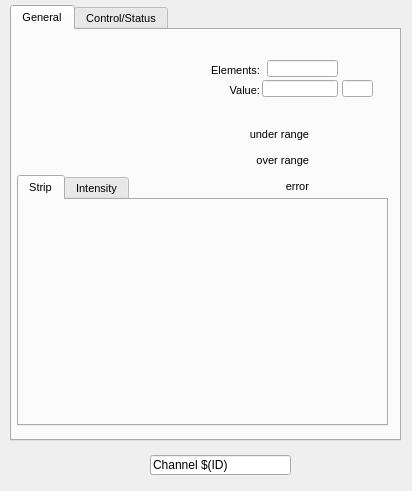
<?xml version="1.0" encoding="UTF-8"?>
<ui version="4.0">
 <class>Form</class>
 <widget class="QWidget" name="Form">
  <property name="geometry">
   <rect>
    <x>0</x>
    <y>0</y>
    <width>412</width>
    <height>491</height>
   </rect>
  </property>
  <property name="sizePolicy">
   <sizepolicy hsizetype="Preferred" vsizetype="Preferred">
    <horstretch>0</horstretch>
    <verstretch>0</verstretch>
   </sizepolicy>
  </property>
  <property name="font">
   <font>
    <pointsize>9</pointsize>
   </font>
  </property>
  <property name="windowTitle">
   <string>Form</string>
  </property>
  <widget class="QTabWidget" name="tabWidget">
   <property name="geometry">
    <rect>
     <x>10</x>
     <y>5</y>
     <width>391</width>
     <height>436</height>
    </rect>
   </property>
   <property name="sizePolicy">
    <sizepolicy hsizetype="Fixed" vsizetype="Fixed">
     <horstretch>0</horstretch>
     <verstretch>0</verstretch>
    </sizepolicy>
   </property>
   <property name="font">
    <font>
     <pointsize>8</pointsize>
    </font>
   </property>
   <property name="currentIndex">
    <number>0</number>
   </property>
   <widget class="QWidget" name="tab">
    <property name="sizePolicy">
     <sizepolicy hsizetype="Fixed" vsizetype="Fixed">
      <horstretch>0</horstretch>
      <verstretch>0</verstretch>
     </sizepolicy>
    </property>
    <attribute name="title">
     <string>General</string>
    </attribute>
    <widget class="caFrame" name="caframe_4">
     <property name="geometry">
      <rect>
       <x>195</x>
       <y>85</y>
       <width>136</width>
       <height>80</height>
      </rect>
     </property>
     <property name="macro">
      <string notr="true">CH=$(ID),IOC=$(IOC),MasterID=$(MasterID),SlaveID=$(SlaveID),HWType=$(HWType)</string>
     </property>
     <layout class="QGridLayout" name="gridLayout_9">
      <property name="leftMargin">
       <number>2</number>
      </property>
      <property name="topMargin">
       <number>2</number>
      </property>
      <property name="rightMargin">
       <number>2</number>
      </property>
      <property name="bottomMargin">
       <number>2</number>
      </property>
      <property name="spacing">
       <number>2</number>
      </property>
      <item row="0" column="0">
       <layout class="QGridLayout" name="gridLayout_3" columnstretch="10,3">
        <property name="spacing">
         <number>2</number>
        </property>
        <item row="1" column="0">
         <widget class="caLabel" name="calabel_10">
          <property name="toolTip">
           <string/>
          </property>
          <property name="text">
           <string>over range</string>
          </property>
          <property name="textFormat">
           <enum>Qt::PlainText</enum>
          </property>
          <property name="alignment">
           <set>Qt::AlignBottom|Qt::AlignRight|Qt::AlignTrailing</set>
          </property>
         </widget>
        </item>
        <item row="0" column="1">
         <widget class="caLed" name="caled_9">
          <property name="toolTip">
           <string>&lt;html&gt;&lt;head/&gt;&lt;body&gt;&lt;p&gt;E-Bus Power Status&lt;/p&gt;&lt;/body&gt;&lt;/html&gt;</string>
          </property>
          <property name="rectangular">
           <bool>true</bool>
          </property>
          <property name="gradientEnabled">
           <bool>false</bool>
          </property>
          <property name="ledWidth">
           <number>16</number>
          </property>
          <property name="ledHeight">
           <number>16</number>
          </property>
          <property name="channel" stdset="0">
           <string notr="true">$(IOC):m$(MasterID)s$(SlaveID)-AI0$(CH)-UndrLimAlrm</string>
          </property>
          <property name="colorMode">
           <enum>caLed::Static</enum>
          </property>
          <property name="falseColor">
           <color>
            <red>170</red>
            <green>0</green>
            <blue>0</blue>
           </color>
          </property>
          <property name="trueColor">
           <color>
            <red>0</red>
            <green>85</green>
            <blue>0</blue>
           </color>
          </property>
          <property name="trueValue">
           <string notr="true">0</string>
          </property>
          <property name="falseValue">
           <string notr="true">1</string>
          </property>
         </widget>
        </item>
        <item row="2" column="1">
         <widget class="caLed" name="caled_10">
          <property name="toolTip">
           <string/>
          </property>
          <property name="rectangular">
           <bool>true</bool>
          </property>
          <property name="gradientEnabled">
           <bool>false</bool>
          </property>
          <property name="ledWidth">
           <number>16</number>
          </property>
          <property name="ledHeight">
           <number>16</number>
          </property>
          <property name="channel" stdset="0">
           <string notr="true">$(IOC):m$(MasterID)s$(SlaveID)-AI0$(CH)-ErrAlrm</string>
          </property>
          <property name="colorMode">
           <enum>caLed::Static</enum>
          </property>
          <property name="falseColor">
           <color>
            <red>170</red>
            <green>0</green>
            <blue>0</blue>
           </color>
          </property>
          <property name="trueColor">
           <color>
            <red>0</red>
            <green>85</green>
            <blue>0</blue>
           </color>
          </property>
          <property name="trueValue">
           <string notr="true">0</string>
          </property>
          <property name="falseValue">
           <string notr="true">1</string>
          </property>
         </widget>
        </item>
        <item row="2" column="0">
         <widget class="caLabel" name="calabel_11">
          <property name="toolTip">
           <string/>
          </property>
          <property name="text">
           <string>error</string>
          </property>
          <property name="textFormat">
           <enum>Qt::PlainText</enum>
          </property>
          <property name="alignment">
           <set>Qt::AlignBottom|Qt::AlignRight|Qt::AlignTrailing</set>
          </property>
         </widget>
        </item>
        <item row="0" column="0">
         <widget class="caLabel" name="calabel_12">
          <property name="toolTip">
           <string/>
          </property>
          <property name="text">
           <string>under range</string>
          </property>
          <property name="textFormat">
           <enum>Qt::PlainText</enum>
          </property>
          <property name="alignment">
           <set>Qt::AlignBottom|Qt::AlignRight|Qt::AlignTrailing</set>
          </property>
         </widget>
        </item>
        <item row="1" column="1">
         <widget class="caLed" name="caled_11">
          <property name="toolTip">
           <string/>
          </property>
          <property name="rectangular">
           <bool>true</bool>
          </property>
          <property name="gradientEnabled">
           <bool>false</bool>
          </property>
          <property name="ledWidth">
           <number>16</number>
          </property>
          <property name="ledHeight">
           <number>16</number>
          </property>
          <property name="channel" stdset="0">
           <string notr="true">$(IOC):m$(MasterID)s$(SlaveID)-AI0$(CH)-OvrLimAlrm</string>
          </property>
          <property name="colorMode">
           <enum>caLed::Static</enum>
          </property>
          <property name="falseColor">
           <color>
            <red>170</red>
            <green>0</green>
            <blue>0</blue>
           </color>
          </property>
          <property name="trueColor">
           <color>
            <red>0</red>
            <green>85</green>
            <blue>0</blue>
           </color>
          </property>
          <property name="trueValue">
           <string notr="true">0</string>
          </property>
          <property name="falseValue">
           <string notr="true">1</string>
          </property>
         </widget>
        </item>
       </layout>
      </item>
     </layout>
    </widget>
    <widget class="QTabWidget" name="tabWidget_2">
     <property name="geometry">
      <rect>
       <x>5</x>
       <y>145</y>
       <width>371</width>
       <height>251</height>
      </rect>
     </property>
     <property name="currentIndex">
      <number>0</number>
     </property>
     <widget class="QWidget" name="tab_3">
      <attribute name="title">
       <string>Strip</string>
      </attribute>
      <widget class="caStripPlot" name="castripplot">
       <property name="geometry">
        <rect>
         <x>5</x>
         <y>30</y>
         <width>361</width>
         <height>161</height>
        </rect>
       </property>
       <property name="Title" stdset="0">
        <string notr="true"/>
       </property>
       <property name="channels" stdset="0">
        <string>$(IOC):m$(MasterID)s$(SlaveID)-AI0$(ID)-Arr</string>
       </property>
       <property name="YAxisScaling" stdset="0">
        <enum>caStripPlot::autoScale</enum>
       </property>
       <property name="foreground">
        <color>
         <red>238</red>
         <green>238</green>
         <blue>236</blue>
        </color>
       </property>
      </widget>
     </widget>
     <widget class="QWidget" name="tab_4">
      <attribute name="title">
       <string>Intensity</string>
      </attribute>
      <widget class="caWaterfallPlot" name="cawaterfallplot">
       <property name="geometry">
        <rect>
         <x>10</x>
         <y>35</y>
         <width>351</width>
         <height>166</height>
        </rect>
       </property>
       <property name="channel" stdset="0">
        <string notr="true">$(IOC):m$(MasterID)s$(SlaveID)-AI0$(ID)-Arr</string>
       </property>
       <property name="NumberOfTraces" stdset="0">
        <number>1</number>
       </property>
       <property name="IntensityMax">
        <double>32000.000000000000000</double>
       </property>
       <property name="IntensityMin">
        <double>32000.000000000000000</double>
       </property>
       <property name="XaxisEnabled">
        <bool>true</bool>
       </property>
       <property name="YaxisEnabled">
        <bool>false</bool>
       </property>
      </widget>
     </widget>
    </widget>
    <widget class="caLineEdit" name="calineedit_10">
     <property name="geometry">
      <rect>
       <x>255</x>
       <y>30</y>
       <width>71</width>
       <height>17</height>
      </rect>
     </property>
     <property name="alignment">
      <set>Qt::AlignRight|Qt::AlignTrailing|Qt::AlignVCenter</set>
     </property>
     <property name="channel" stdset="0">
      <string notr="true">$(IOC):m$(MasterID)s$(SlaveID)-AI0$(ID)-Arr.NELM</string>
     </property>
     <property name="background">
      <color alpha="0">
       <red>160</red>
       <green>160</green>
       <blue>164</blue>
      </color>
     </property>
     <property name="colorMode">
      <enum>caLineEdit::Static</enum>
     </property>
     <property name="precisionMode">
      <enum>caLineEdit::Channel</enum>
     </property>
    </widget>
    <widget class="caLabel" name="calabel_13">
     <property name="geometry">
      <rect>
       <x>150</x>
       <y>30</y>
       <width>98</width>
       <height>17</height>
      </rect>
     </property>
     <property name="toolTip">
      <string/>
     </property>
     <property name="text">
      <string>Elements:</string>
     </property>
     <property name="textFormat">
      <enum>Qt::PlainText</enum>
     </property>
     <property name="alignment">
      <set>Qt::AlignBottom|Qt::AlignRight|Qt::AlignTrailing</set>
     </property>
    </widget>
    <widget class="caLineEdit" name="calineedit_8">
     <property name="geometry">
      <rect>
       <x>330</x>
       <y>50</y>
       <width>31</width>
       <height>17</height>
      </rect>
     </property>
     <property name="channel" stdset="0">
      <string notr="true">$(IOC):m$(MasterID)s$(SlaveID)-AI0$(ID)-Arr.EGU</string>
     </property>
     <property name="background">
      <color alpha="0">
       <red>160</red>
       <green>160</green>
       <blue>164</blue>
      </color>
     </property>
     <property name="colorMode">
      <enum>caLineEdit::Static</enum>
     </property>
     <property name="precisionMode">
      <enum>caLineEdit::User</enum>
     </property>
    </widget>
    <widget class="caLineEdit" name="calineedit_7">
     <property name="geometry">
      <rect>
       <x>250</x>
       <y>50</y>
       <width>76</width>
       <height>17</height>
      </rect>
     </property>
     <property name="alignment">
      <set>Qt::AlignRight|Qt::AlignTrailing|Qt::AlignVCenter</set>
     </property>
     <property name="channel" stdset="0">
      <string notr="true">$(IOC):m$(MasterID)s$(SlaveID)-AI0$(ID)-Arr</string>
     </property>
     <property name="background">
      <color alpha="0">
       <red>160</red>
       <green>160</green>
       <blue>164</blue>
      </color>
     </property>
     <property name="colorMode">
      <enum>caLineEdit::Static</enum>
     </property>
     <property name="precisionMode">
      <enum>caLineEdit::Channel</enum>
     </property>
    </widget>
    <widget class="caLabel" name="calabel_14">
     <property name="geometry">
      <rect>
       <x>150</x>
       <y>50</y>
       <width>98</width>
       <height>17</height>
      </rect>
     </property>
     <property name="toolTip">
      <string/>
     </property>
     <property name="text">
      <string>Value:</string>
     </property>
     <property name="textFormat">
      <enum>Qt::PlainText</enum>
     </property>
     <property name="alignment">
      <set>Qt::AlignBottom|Qt::AlignRight|Qt::AlignTrailing</set>
     </property>
    </widget>
   </widget>
   <widget class="QWidget" name="tab_2">
    <attribute name="title">
     <string>Control/Status</string>
    </attribute>
    <widget class="caLineEdit" name="calineedit_5">
     <property name="geometry">
      <rect>
       <x>135</x>
       <y>135</y>
       <width>51</width>
       <height>16</height>
      </rect>
     </property>
     <property name="font">
      <font>
       <family>Monospace</family>
       <pointsize>10</pointsize>
       <stylestrategy>PreferDefault</stylestrategy>
      </font>
     </property>
     <property name="channel" stdset="0">
      <string notr="true">$(IOC):m$(MasterID)s$(SlaveID)-AI0$(ID)-Stat</string>
     </property>
     <property name="background">
      <color alpha="0">
       <red>160</red>
       <green>160</green>
       <blue>164</blue>
      </color>
     </property>
     <property name="colorMode">
      <enum>caLineEdit::Static</enum>
     </property>
     <property name="precisionMode">
      <enum>caLineEdit::Channel</enum>
     </property>
     <property name="unitsEnabled">
      <bool>true</bool>
     </property>
    </widget>
    <widget class="caByte" name="cabyte_2">
     <property name="geometry">
      <rect>
       <x>305</x>
       <y>160</y>
       <width>20</width>
       <height>230</height>
      </rect>
     </property>
     <property name="font">
      <font>
       <pointsize>9</pointsize>
      </font>
     </property>
     <property name="toolTip">
      <string/>
     </property>
     <property name="channel" stdset="0">
      <string notr="true">$(IOC):m$(MasterID)s$(SlaveID)-AI0$(ID)-Ctrl-RB</string>
     </property>
     <property name="endBit">
      <number>15</number>
     </property>
    </widget>
    <widget class="QSplitter" name="splitter_2">
     <property name="geometry">
      <rect>
       <x>185</x>
       <y>160</y>
       <width>111</width>
       <height>230</height>
      </rect>
     </property>
     <property name="orientation">
      <enum>Qt::Vertical</enum>
     </property>
     <property name="handleWidth">
      <number>0</number>
     </property>
     <widget class="caLabel" name="calabel_36">
      <property name="sizePolicy">
       <sizepolicy hsizetype="Fixed" vsizetype="Fixed">
        <horstretch>0</horstretch>
        <verstretch>0</verstretch>
       </sizepolicy>
      </property>
      <property name="font">
       <font>
        <pointsize>8</pointsize>
       </font>
      </property>
      <property name="text">
       <string>-</string>
      </property>
     </widget>
     <widget class="caLabel" name="calabel_46">
      <property name="font">
       <font>
        <pointsize>8</pointsize>
       </font>
      </property>
      <property name="text">
       <string>-</string>
      </property>
     </widget>
     <widget class="caLabel" name="calabel_44">
      <property name="sizePolicy">
       <sizepolicy hsizetype="Fixed" vsizetype="Fixed">
        <horstretch>0</horstretch>
        <verstretch>0</verstretch>
       </sizepolicy>
      </property>
      <property name="font">
       <font>
        <pointsize>8</pointsize>
       </font>
      </property>
      <property name="text">
       <string>-</string>
      </property>
     </widget>
     <widget class="caLabel" name="calabel_43">
      <property name="sizePolicy">
       <sizepolicy hsizetype="Fixed" vsizetype="Fixed">
        <horstretch>0</horstretch>
        <verstretch>0</verstretch>
       </sizepolicy>
      </property>
      <property name="font">
       <font>
        <pointsize>8</pointsize>
       </font>
      </property>
      <property name="text">
       <string>-</string>
      </property>
     </widget>
     <widget class="caLabel" name="calabel_35">
      <property name="sizePolicy">
       <sizepolicy hsizetype="Fixed" vsizetype="Fixed">
        <horstretch>0</horstretch>
        <verstretch>0</verstretch>
       </sizepolicy>
      </property>
      <property name="font">
       <font>
        <pointsize>8</pointsize>
       </font>
      </property>
      <property name="text">
       <string>-</string>
      </property>
     </widget>
     <widget class="caLabel" name="calabel_48">
      <property name="sizePolicy">
       <sizepolicy hsizetype="Fixed" vsizetype="Fixed">
        <horstretch>0</horstretch>
        <verstretch>0</verstretch>
       </sizepolicy>
      </property>
      <property name="font">
       <font>
        <pointsize>8</pointsize>
       </font>
      </property>
      <property name="text">
       <string>-</string>
      </property>
     </widget>
     <widget class="caLabel" name="calabel_33">
      <property name="sizePolicy">
       <sizepolicy hsizetype="Fixed" vsizetype="Fixed">
        <horstretch>0</horstretch>
        <verstretch>0</verstretch>
       </sizepolicy>
      </property>
      <property name="font">
       <font>
        <pointsize>8</pointsize>
       </font>
      </property>
      <property name="text">
       <string>-</string>
      </property>
     </widget>
     <widget class="caLabel" name="calabel_47">
      <property name="sizePolicy">
       <sizepolicy hsizetype="Fixed" vsizetype="Fixed">
        <horstretch>0</horstretch>
        <verstretch>0</verstretch>
       </sizepolicy>
      </property>
      <property name="font">
       <font>
        <pointsize>8</pointsize>
       </font>
      </property>
      <property name="text">
       <string>-</string>
      </property>
     </widget>
     <widget class="caLabel" name="calabel_42">
      <property name="sizePolicy">
       <sizepolicy hsizetype="Fixed" vsizetype="Fixed">
        <horstretch>0</horstretch>
        <verstretch>0</verstretch>
       </sizepolicy>
      </property>
      <property name="font">
       <font>
        <pointsize>8</pointsize>
       </font>
      </property>
      <property name="text">
       <string>-</string>
      </property>
     </widget>
     <widget class="caLabel" name="calabel_34">
      <property name="sizePolicy">
       <sizepolicy hsizetype="Fixed" vsizetype="Fixed">
        <horstretch>0</horstretch>
        <verstretch>0</verstretch>
       </sizepolicy>
      </property>
      <property name="font">
       <font>
        <pointsize>8</pointsize>
       </font>
      </property>
      <property name="text">
       <string>-</string>
      </property>
     </widget>
     <widget class="caLabel" name="calabel_38">
      <property name="sizePolicy">
       <sizepolicy hsizetype="Fixed" vsizetype="Fixed">
        <horstretch>0</horstretch>
        <verstretch>0</verstretch>
       </sizepolicy>
      </property>
      <property name="font">
       <font>
        <pointsize>8</pointsize>
       </font>
      </property>
      <property name="text">
       <string>-</string>
      </property>
     </widget>
     <widget class="caLabel" name="calabel_37">
      <property name="sizePolicy">
       <sizepolicy hsizetype="Fixed" vsizetype="Fixed">
        <horstretch>0</horstretch>
        <verstretch>0</verstretch>
       </sizepolicy>
      </property>
      <property name="font">
       <font>
        <pointsize>8</pointsize>
       </font>
      </property>
      <property name="text">
       <string>-</string>
      </property>
     </widget>
     <widget class="caLabel" name="calabel_41">
      <property name="sizePolicy">
       <sizepolicy hsizetype="Fixed" vsizetype="Fixed">
        <horstretch>0</horstretch>
        <verstretch>0</verstretch>
       </sizepolicy>
      </property>
      <property name="font">
       <font>
        <pointsize>8</pointsize>
       </font>
      </property>
      <property name="text">
       <string>-</string>
      </property>
     </widget>
     <widget class="caLabel" name="calabel_32">
      <property name="sizePolicy">
       <sizepolicy hsizetype="Fixed" vsizetype="Fixed">
        <horstretch>0</horstretch>
        <verstretch>0</verstretch>
       </sizepolicy>
      </property>
      <property name="font">
       <font>
        <pointsize>8</pointsize>
       </font>
      </property>
      <property name="text">
       <string>-</string>
      </property>
     </widget>
     <widget class="caLabel" name="calabel_39">
      <property name="sizePolicy">
       <sizepolicy hsizetype="Fixed" vsizetype="Fixed">
        <horstretch>0</horstretch>
        <verstretch>0</verstretch>
       </sizepolicy>
      </property>
      <property name="font">
       <font>
        <pointsize>8</pointsize>
       </font>
      </property>
      <property name="text">
       <string>-</string>
      </property>
     </widget>
     <widget class="caLabel" name="calabel_40">
      <property name="sizePolicy">
       <sizepolicy hsizetype="Fixed" vsizetype="Fixed">
        <horstretch>0</horstretch>
        <verstretch>0</verstretch>
       </sizepolicy>
      </property>
      <property name="font">
       <font>
        <pointsize>8</pointsize>
       </font>
      </property>
      <property name="text">
       <string>-</string>
      </property>
     </widget>
    </widget>
    <widget class="caLineEdit" name="calineedit_6">
     <property name="geometry">
      <rect>
       <x>295</x>
       <y>135</y>
       <width>52</width>
       <height>16</height>
      </rect>
     </property>
     <property name="font">
      <font>
       <family>Monospace</family>
       <pointsize>10</pointsize>
       <stylestrategy>PreferDefault</stylestrategy>
      </font>
     </property>
     <property name="channel" stdset="0">
      <string notr="true">$(IOC):m$(MasterID)s$(SlaveID)-AI0$(ID)-Ctrl</string>
     </property>
     <property name="background">
      <color alpha="0">
       <red>160</red>
       <green>160</green>
       <blue>164</blue>
      </color>
     </property>
     <property name="colorMode">
      <enum>caLineEdit::Static</enum>
     </property>
     <property name="precisionMode">
      <enum>caLineEdit::Channel</enum>
     </property>
     <property name="unitsEnabled">
      <bool>true</bool>
     </property>
    </widget>
    <widget class="QSplitter" name="splitter">
     <property name="geometry">
      <rect>
       <x>24</x>
       <y>160</y>
       <width>111</width>
       <height>230</height>
      </rect>
     </property>
     <property name="font">
      <font>
       <pointsize>7</pointsize>
      </font>
     </property>
     <property name="lineWidth">
      <number>0</number>
     </property>
     <property name="orientation">
      <enum>Qt::Vertical</enum>
     </property>
     <property name="handleWidth">
      <number>0</number>
     </property>
     <widget class="caLabel" name="calabel_16">
      <property name="sizePolicy">
       <sizepolicy hsizetype="Fixed" vsizetype="Fixed">
        <horstretch>0</horstretch>
        <verstretch>0</verstretch>
       </sizepolicy>
      </property>
      <property name="font">
       <font>
        <pointsize>8</pointsize>
        <kerning>false</kerning>
       </font>
      </property>
      <property name="text">
       <string>-</string>
      </property>
     </widget>
     <widget class="caLabel" name="calabel_15">
      <property name="sizePolicy">
       <sizepolicy hsizetype="Fixed" vsizetype="Fixed">
        <horstretch>0</horstretch>
        <verstretch>0</verstretch>
       </sizepolicy>
      </property>
      <property name="font">
       <font>
        <pointsize>8</pointsize>
        <kerning>false</kerning>
       </font>
      </property>
      <property name="text">
       <string>-</string>
      </property>
     </widget>
     <widget class="caLabel" name="calabel_17">
      <property name="sizePolicy">
       <sizepolicy hsizetype="Fixed" vsizetype="Fixed">
        <horstretch>0</horstretch>
        <verstretch>0</verstretch>
       </sizepolicy>
      </property>
      <property name="font">
       <font>
        <pointsize>8</pointsize>
        <kerning>false</kerning>
       </font>
      </property>
      <property name="text">
       <string>-</string>
      </property>
     </widget>
     <widget class="caLabel" name="calabel_18">
      <property name="sizePolicy">
       <sizepolicy hsizetype="Fixed" vsizetype="Fixed">
        <horstretch>0</horstretch>
        <verstretch>0</verstretch>
       </sizepolicy>
      </property>
      <property name="font">
       <font>
        <pointsize>8</pointsize>
        <kerning>false</kerning>
       </font>
      </property>
      <property name="text">
       <string>-</string>
      </property>
     </widget>
     <widget class="caLabel" name="calabel_19">
      <property name="sizePolicy">
       <sizepolicy hsizetype="Fixed" vsizetype="Fixed">
        <horstretch>0</horstretch>
        <verstretch>0</verstretch>
       </sizepolicy>
      </property>
      <property name="font">
       <font>
        <pointsize>8</pointsize>
        <kerning>false</kerning>
       </font>
      </property>
      <property name="text">
       <string>-</string>
      </property>
     </widget>
     <widget class="caLabel" name="calabel_20">
      <property name="sizePolicy">
       <sizepolicy hsizetype="Fixed" vsizetype="Fixed">
        <horstretch>0</horstretch>
        <verstretch>0</verstretch>
       </sizepolicy>
      </property>
      <property name="font">
       <font>
        <pointsize>8</pointsize>
        <kerning>false</kerning>
       </font>
      </property>
      <property name="text">
       <string>-</string>
      </property>
     </widget>
     <widget class="caLabel" name="calabel_22">
      <property name="sizePolicy">
       <sizepolicy hsizetype="Fixed" vsizetype="Fixed">
        <horstretch>0</horstretch>
        <verstretch>0</verstretch>
       </sizepolicy>
      </property>
      <property name="font">
       <font>
        <pointsize>8</pointsize>
        <kerning>false</kerning>
       </font>
      </property>
      <property name="text">
       <string>-</string>
      </property>
     </widget>
     <widget class="caLabel" name="calabel_21">
      <property name="sizePolicy">
       <sizepolicy hsizetype="Fixed" vsizetype="Fixed">
        <horstretch>0</horstretch>
        <verstretch>0</verstretch>
       </sizepolicy>
      </property>
      <property name="font">
       <font>
        <pointsize>8</pointsize>
        <kerning>false</kerning>
       </font>
      </property>
      <property name="text">
       <string>-</string>
      </property>
     </widget>
     <widget class="caLabel" name="calabel_23">
      <property name="sizePolicy">
       <sizepolicy hsizetype="Fixed" vsizetype="Fixed">
        <horstretch>0</horstretch>
        <verstretch>0</verstretch>
       </sizepolicy>
      </property>
      <property name="font">
       <font>
        <pointsize>8</pointsize>
        <kerning>false</kerning>
       </font>
      </property>
      <property name="text">
       <string>-</string>
      </property>
     </widget>
     <widget class="caLabel" name="calabel_27">
      <property name="sizePolicy">
       <sizepolicy hsizetype="Fixed" vsizetype="Fixed">
        <horstretch>0</horstretch>
        <verstretch>0</verstretch>
       </sizepolicy>
      </property>
      <property name="font">
       <font>
        <pointsize>8</pointsize>
        <kerning>false</kerning>
       </font>
      </property>
      <property name="text">
       <string>-</string>
      </property>
     </widget>
     <widget class="caLabel" name="calabel_25">
      <property name="sizePolicy">
       <sizepolicy hsizetype="Fixed" vsizetype="Fixed">
        <horstretch>0</horstretch>
        <verstretch>0</verstretch>
       </sizepolicy>
      </property>
      <property name="font">
       <font>
        <pointsize>8</pointsize>
        <kerning>false</kerning>
       </font>
      </property>
      <property name="text">
       <string>-</string>
      </property>
     </widget>
     <widget class="caLabel" name="calabel_29">
      <property name="sizePolicy">
       <sizepolicy hsizetype="Fixed" vsizetype="Fixed">
        <horstretch>0</horstretch>
        <verstretch>0</verstretch>
       </sizepolicy>
      </property>
      <property name="font">
       <font>
        <pointsize>8</pointsize>
        <kerning>false</kerning>
       </font>
      </property>
      <property name="text">
       <string>-</string>
      </property>
     </widget>
     <widget class="caLabel" name="calabel_24">
      <property name="sizePolicy">
       <sizepolicy hsizetype="Fixed" vsizetype="Fixed">
        <horstretch>0</horstretch>
        <verstretch>0</verstretch>
       </sizepolicy>
      </property>
      <property name="font">
       <font>
        <pointsize>8</pointsize>
        <kerning>false</kerning>
       </font>
      </property>
      <property name="text">
       <string>-</string>
      </property>
     </widget>
     <widget class="caLabel" name="calabel_28">
      <property name="sizePolicy">
       <sizepolicy hsizetype="Fixed" vsizetype="Fixed">
        <horstretch>0</horstretch>
        <verstretch>0</verstretch>
       </sizepolicy>
      </property>
      <property name="font">
       <font>
        <pointsize>8</pointsize>
        <kerning>false</kerning>
       </font>
      </property>
      <property name="text">
       <string>-</string>
      </property>
     </widget>
     <widget class="caLabel" name="calabel_30">
      <property name="sizePolicy">
       <sizepolicy hsizetype="Fixed" vsizetype="Fixed">
        <horstretch>0</horstretch>
        <verstretch>0</verstretch>
       </sizepolicy>
      </property>
      <property name="font">
       <font>
        <pointsize>8</pointsize>
        <kerning>false</kerning>
       </font>
      </property>
      <property name="text">
       <string>-</string>
      </property>
     </widget>
     <widget class="caLabel" name="calabel_26">
      <property name="sizePolicy">
       <sizepolicy hsizetype="Fixed" vsizetype="Fixed">
        <horstretch>0</horstretch>
        <verstretch>0</verstretch>
       </sizepolicy>
      </property>
      <property name="font">
       <font>
        <pointsize>8</pointsize>
        <kerning>false</kerning>
       </font>
      </property>
      <property name="text">
       <string>-</string>
      </property>
      <property name="textFormat">
       <enum>Qt::AutoText</enum>
      </property>
     </widget>
    </widget>
    <widget class="caLabel" name="calabel_50">
     <property name="geometry">
      <rect>
       <x>185</x>
       <y>135</y>
       <width>101</width>
       <height>20</height>
      </rect>
     </property>
     <property name="sizePolicy">
      <sizepolicy hsizetype="Fixed" vsizetype="Fixed">
       <horstretch>0</horstretch>
       <verstretch>0</verstretch>
      </sizepolicy>
     </property>
     <property name="font">
      <font>
       <pointsize>11</pointsize>
      </font>
     </property>
     <property name="text">
      <string>Control word:</string>
     </property>
    </widget>
    <widget class="caLabel" name="calabel_49">
     <property name="geometry">
      <rect>
       <x>15</x>
       <y>135</y>
       <width>120</width>
       <height>20</height>
      </rect>
     </property>
     <property name="sizePolicy">
      <sizepolicy hsizetype="Fixed" vsizetype="Fixed">
       <horstretch>0</horstretch>
       <verstretch>0</verstretch>
      </sizepolicy>
     </property>
     <property name="font">
      <font>
       <pointsize>11</pointsize>
       <kerning>false</kerning>
      </font>
     </property>
     <property name="text">
      <string>Status word:</string>
     </property>
    </widget>
    <widget class="caByte" name="cabyte">
     <property name="geometry">
      <rect>
       <x>145</x>
       <y>160</y>
       <width>20</width>
       <height>230</height>
      </rect>
     </property>
     <property name="font">
      <font>
       <pointsize>9</pointsize>
      </font>
     </property>
     <property name="toolTip">
      <string/>
     </property>
     <property name="channel" stdset="0">
      <string notr="true">$(IOC):m$(MasterID)s$(SlaveID)-AI0$(ID)-Stat</string>
     </property>
     <property name="endBit">
      <number>15</number>
     </property>
    </widget>
    <widget class="caByteController" name="cabytecontroller">
     <property name="geometry">
      <rect>
       <x>335</x>
       <y>160</y>
       <width>21</width>
       <height>230</height>
      </rect>
     </property>
     <property name="channel" stdset="0">
      <string notr="true">$(IOC):m$(MasterID)s$(SlaveID)-AI0$(ID)-Ctrl</string>
     </property>
     <property name="endBit">
      <number>15</number>
     </property>
    </widget>
   </widget>
  </widget>
  <widget class="replaceMacro" name="replacemacro">
   <property name="geometry">
    <rect>
     <x>280</x>
     <y>442</y>
     <width>91</width>
     <height>46</height>
    </rect>
   </property>
   <property name="reloadOnChange">
    <bool>true</bool>
   </property>
   <property name="displayMode" stdset="0">
    <enum>replaceMacro::List</enum>
   </property>
   <property name="macroKey">
    <string notr="true">ID</string>
   </property>
   <property name="macroValues">
    <string>;1;2;3;4;5;6;7;8</string>
   </property>
  </widget>
  <widget class="caLineEdit" name="calineedit_9">
   <property name="geometry">
    <rect>
     <x>150</x>
     <y>455</y>
     <width>141</width>
     <height>20</height>
    </rect>
   </property>
   <property name="text">
    <string>Channel $(ID)</string>
   </property>
   <property name="maxLength">
    <number>32770</number>
   </property>
   <property name="channel" stdset="0">
    <string notr="true"/>
   </property>
   <property name="background">
    <color alpha="0">
     <red>160</red>
     <green>160</green>
     <blue>164</blue>
    </color>
   </property>
   <property name="colorMode">
    <enum>caLineEdit::Static</enum>
   </property>
   <property name="precisionMode">
    <enum>caLineEdit::User</enum>
   </property>
  </widget>
 </widget>
 <customwidgets>
  <customwidget>
   <class>caByteController</class>
   <extends>QWidget</extends>
   <header>caByteController</header>
  </customwidget>
  <customwidget>
   <class>caFrame</class>
   <extends>QFrame</extends>
   <header>caFrame</header>
   <container>1</container>
  </customwidget>
  <customwidget>
   <class>caLabel</class>
   <extends>QLabel</extends>
   <header>caLabel</header>
  </customwidget>
  <customwidget>
   <class>caLed</class>
   <extends>QWidget</extends>
   <header>caLed</header>
  </customwidget>
  <customwidget>
   <class>caLineEdit</class>
   <extends>QLineEdit</extends>
   <header>caLineEdit</header>
  </customwidget>
  <customwidget>
   <class>caStripPlot</class>
   <extends>QwtPlot</extends>
   <header>caStripPlot</header>
  </customwidget>
  <customwidget>
   <class>caByte</class>
   <extends>QWidget</extends>
   <header>caByte</header>
  </customwidget>
  <customwidget>
   <class>caWaterfallPlot</class>
   <extends>QWidget</extends>
   <header>caWaterfall</header>
  </customwidget>
  <customwidget>
   <class>replaceMacro</class>
   <extends>QWidget</extends>
   <header>replaceMacro</header>
  </customwidget>
  <customwidget>
   <class>QwtPlot</class>
   <extends>QFrame</extends>
   <header>qwt_plot.h</header>
  </customwidget>
 </customwidgets>
 <resources/>
 <connections/>
</ui>
